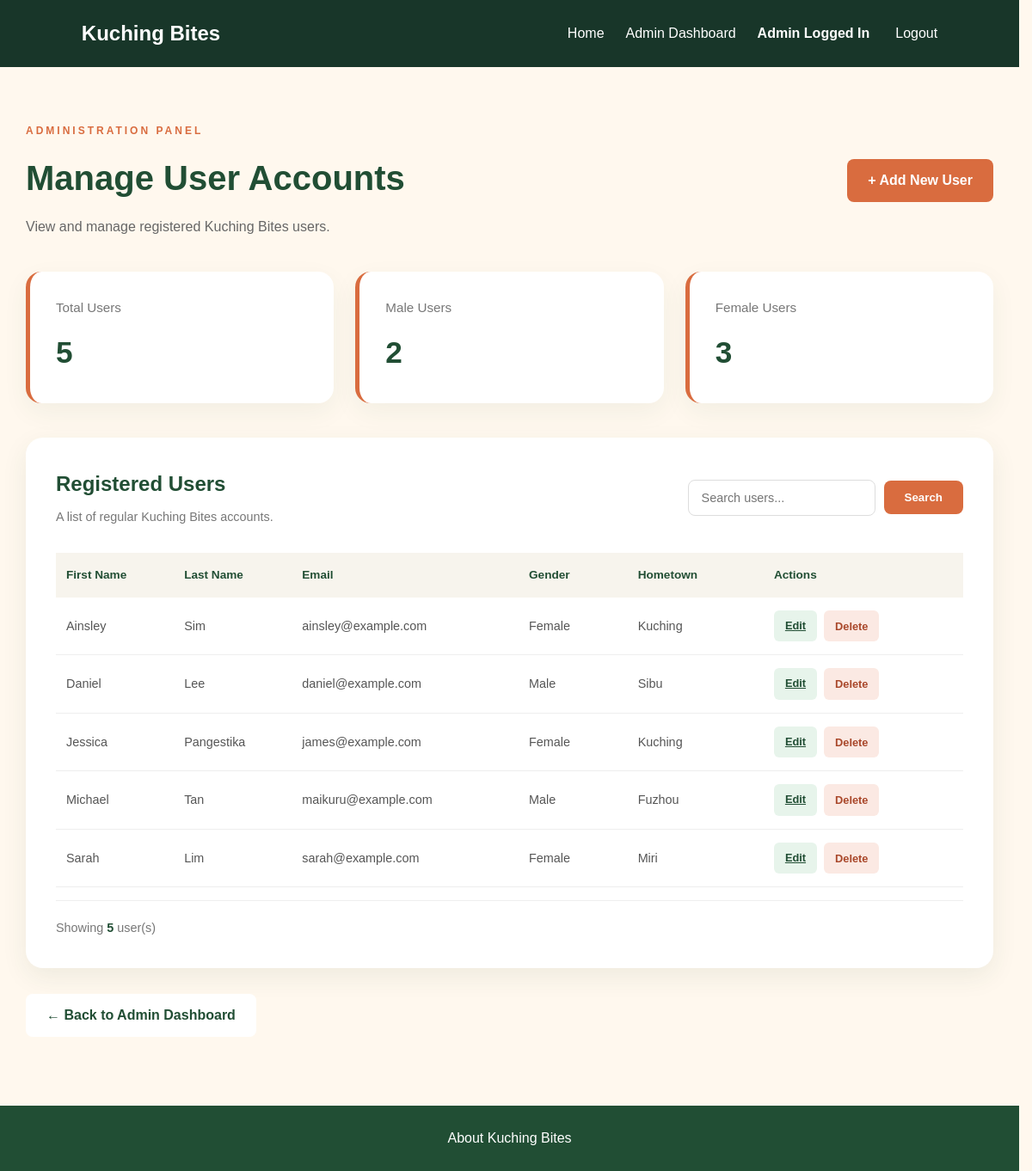
Page /manage_accounts.php (signed in) on the earlier database version.
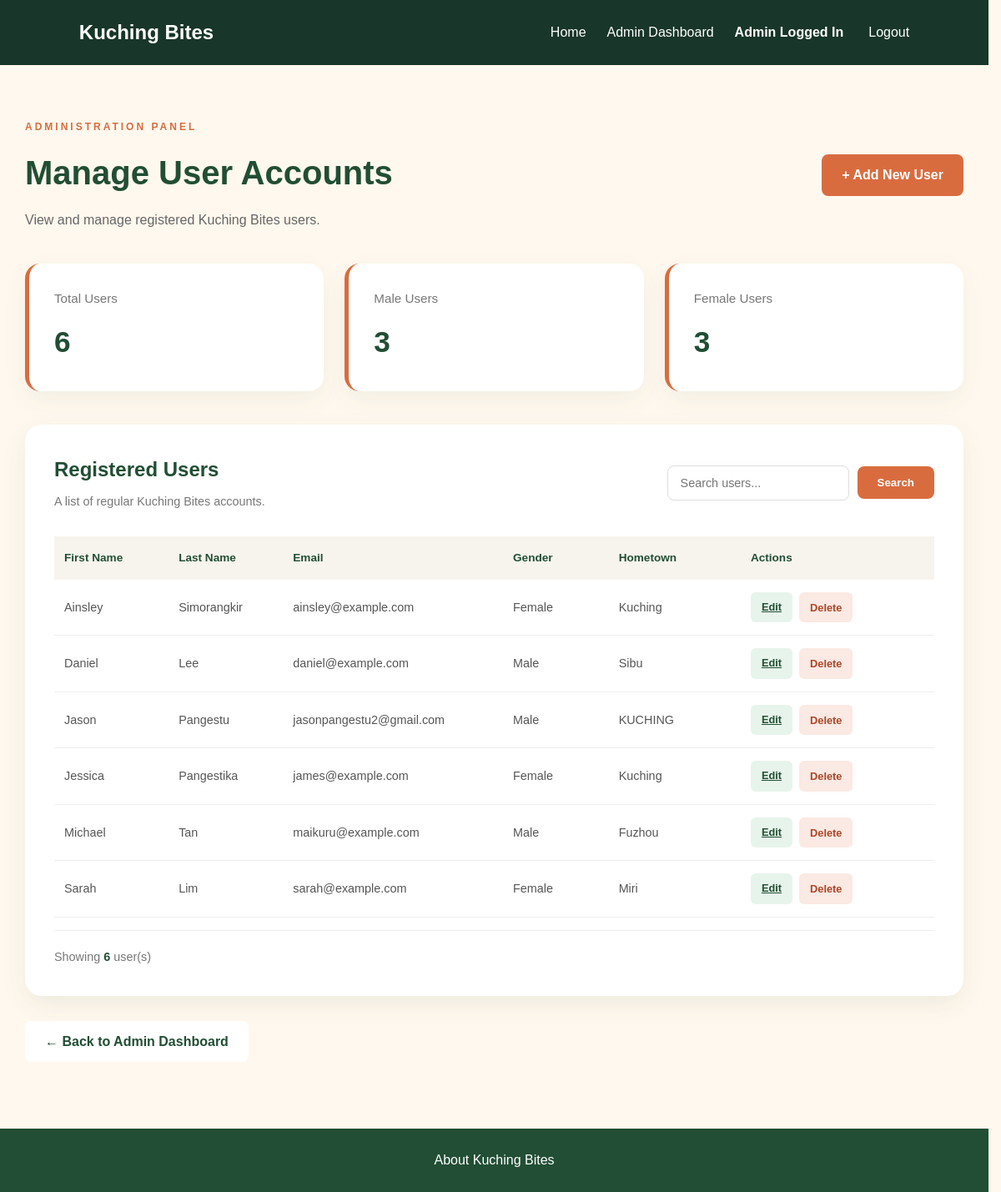
Same page on the later database version.
### tables this page shows
CREATE TABLE `user_table` (
  `email` varchar(50) NOT NULL,
  `first_name` varchar(50) NOT NULL,
  `last_name` varchar(50) NOT NULL,
  `dob` date DEFAULT NULL,
  `gender` varchar(6) NOT NULL,
  `hometown` varchar(50) NOT NULL,
  `profile_image` varchar(100) DEFAULT NULL,
  `supporting_document` varchar(100) DEFAULT NULL
);

### manage_accounts.php (the view, shortened to what the changed rows need)
<?php
require_once "db.php";
$sql = "
    SELECT
        u.email,
        u.first_name,
        u.last_name,
        u.gender,
        u.hometown
    FROM user_table u
    INNER JOIN account_table a
        ON u.email = a.email
    WHERE a.type = 'user'
";
$sql .= " ORDER BY u.first_name ASC";
$stmt = $conn->prepare($sql);
$stmt->execute();
$result = $stmt->get_result();
$users = [];
while ($row = $result->fetch_assoc()) {
    $users[] = $row;
}
$totalUsers = 0;
$maleUsers = 0;
$sql = "
    SELECT
        COUNT(*) AS total_users,
        SUM(CASE WHEN u.gender = 'Male' THEN 1 ELSE 0 END) AS male_users,
        SUM(CASE WHEN u.gender = 'Female' THEN 1 ELSE 0 END) AS female_users
    FROM user_table u
    INNER JOIN account_table a
        ON u.email = a.email
    WHERE a.type = 'user'
";
$result = $conn->query($sql);
if ($result) {
    $statistics = $result->fetch_assoc();
    $totalUsers = (int) $statistics["total_users"];
    $maleUsers = (int) $statistics["male_users"];
}
?>
<!DOCTYPE html>
<html lang="en">
<head>
    <link rel="stylesheet" href="style/style.css?v=7">
</head>
<body>
    <header class="navbar admin-navbar">
        <h1 class="logo">Kuching Bites</h1>
    </header>
    <main class="manage-accounts-page">
        <section class="manage-accounts-header">
            <div>
                <h2>Manage User Accounts</h2>
            </div>
        </section>
        <section class="account-statistics">
            <div class="account-stat-card">
                <p>Total Users</p>
                <h3><?php echo $totalUsers; ?></h3>
            </div>
            <div class="account-stat-card">
                <p>Male Users</p>
                <h3><?php echo $maleUsers; ?></h3>
            </div>
        </section>
        <section class="account-table-card">
            <div class="account-table-wrapper">
                <table class="account-table">
                    <thead>
                        <tr>
                            <th>First Name</th>
                            <th>Last Name</th>
                            <th>Email</th>
                            <th>Gender</th>
                            <th>Hometown</th>
                            <th>Actions</th>
                        </tr>
                    </thead>
                    <tbody>
                        <?php if (count($users) > 0): ?>
                            <?php foreach ($users as $user): ?>
                                <tr>
                                    <td>
                                        <?php echo htmlspecialchars($user["first_name"]); ?>
                                    </td>
                                    <td>
                                        <?php echo htmlspecialchars($user["last_name"]); ?>
                                    </td>
                                    <td>
                                        <?php echo htmlspecialchars($user["email"]); ?>
                                    </td>
                                    <td>
                                        <?php echo htmlspecialchars($user["gender"]); ?>
                                    </td>
                                    <td>
                                        <?php echo htmlspecialchars($user["hometown"]); ?>
                                    </td>
                                    <td>
                                        <div class="account-actions">
                                            <a
                                                href="manage_accounts.php?edit=<?php echo urlencode($user["email"]); ?>"
                                                class="account-edit-btn"
                                            >
                                                Edit
                                            </a>
                                            <form
                                                method="POST"
                                                action="manage_accounts.php"
                                                class="account-delete-form"
                                                onsubmit="return confirm('Are you sure you want to delete this user account? This action cannot be undone.');"
                                            >
                                                <button
                                                    type="submit"
                                                    name="delete_user"
                                                    class="account-delete-btn"
                                                >
                                                    Delete
                                                </button>
                                            </form>
                                        </div>
                                    </td>
                                </tr>
                            <?php endforeach; ?>
                        <?php endif; ?>
                    </tbody>
                </table>
            </div>
            <div class="account-table-footer">
                Showing
                <strong><?php echo count($users); ?></strong>
                user(s)
            </div>
        </section>
    </main>
</body>
</html>

Differences in the rows shown:
changed user_table "Ainsley": last_name "Sim" → "Simorangkir"
added user_table: first_name "Jason", last_name "Pangestu", email "jasonpangestu2@gmail.com", gender "Male", hometown "KUCHING"
Other differences:
$totalUsers: "5" → "6"
$maleUsers: "2" → "3"
count($users): "5" → "6"
